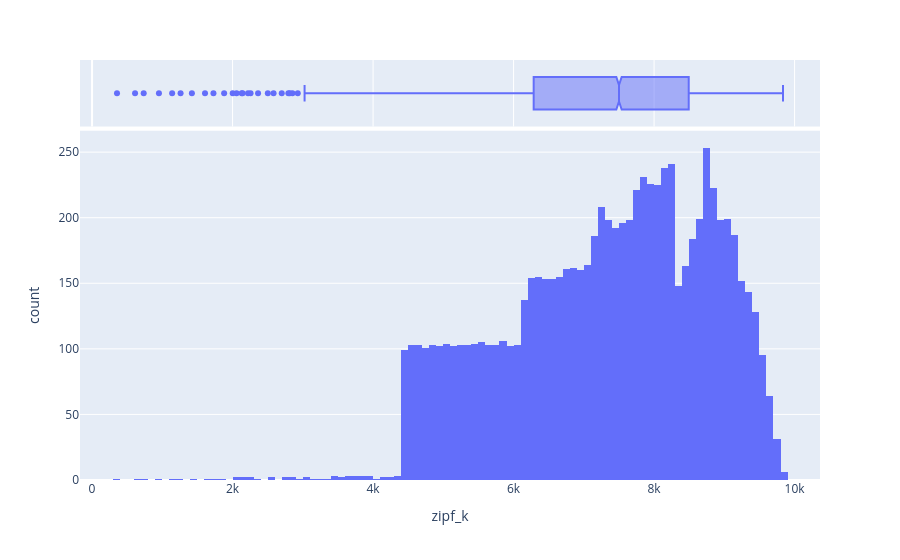

The notebook cell saved with this chart:
### Markdown cell above
# Visualize

### Code cell
px.histogram(VOCAB, 'zipf_k', marginal='box')

### Figure 1 — Plotly figure (JSON) as saved in the notebook; plotly's stock layout.template omitted (floating-point values rounded to 4 significant figures; data arrays with more than 128 entries replaced by an {"elided": "..."} marker saying what was removed)
{"data": [{"bingroup": "x", "hovertemplate": "zipf_k=%{x}<br>count=%{y}<extra></extra>", "legendgroup": "", "marker": {"color": "#636efa", "pattern": {"shape": ""}}, "name": "", "orientation": "v", "showlegend": false, "type": "histogram", "x": {"elided": "8290 int values"}, "xaxis": "x", "yaxis": "y"}, {"hovertemplate": "zipf_k=%{x}<extra></extra>", "legendgroup": "", "marker": {"color": "#636efa"}, "name": "", "notched": true, "showlegend": false, "type": "box", "x": {"elided": "8290 int values"}, "xaxis": "x2", "yaxis": "y2"}], "layout": {"barmode": "relative", "legend": {"tracegroupgap": 0}, "margin": {"t": 60}, "xaxis": {"anchor": "y", "domain": [0, 1], "title": {"text": "zipf_k"}}, "xaxis2": {"anchor": "y2", "domain": [0, 1], "matches": "x", "showgrid": true, "showticklabels": false}, "yaxis": {"anchor": "x", "domain": [0, 0.8316], "title": {"text": "count"}}, "yaxis2": {"anchor": "x2", "domain": [0.8416, 1], "matches": "y2", "showgrid": false, "showline": false, "showticklabels": false, "ticks": ""}}}
